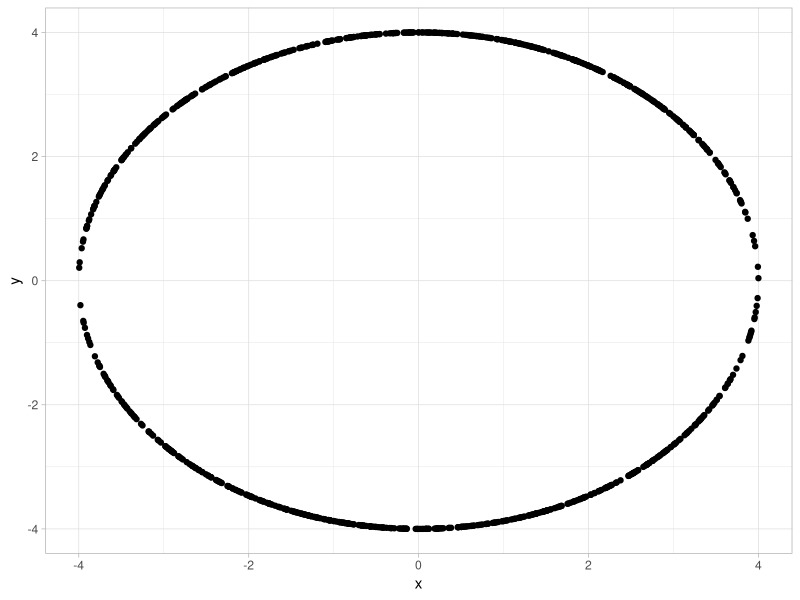
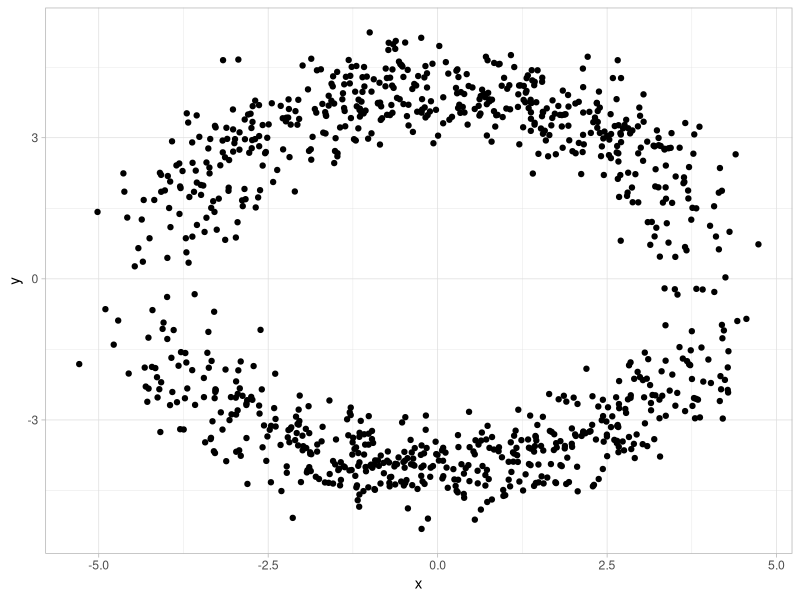
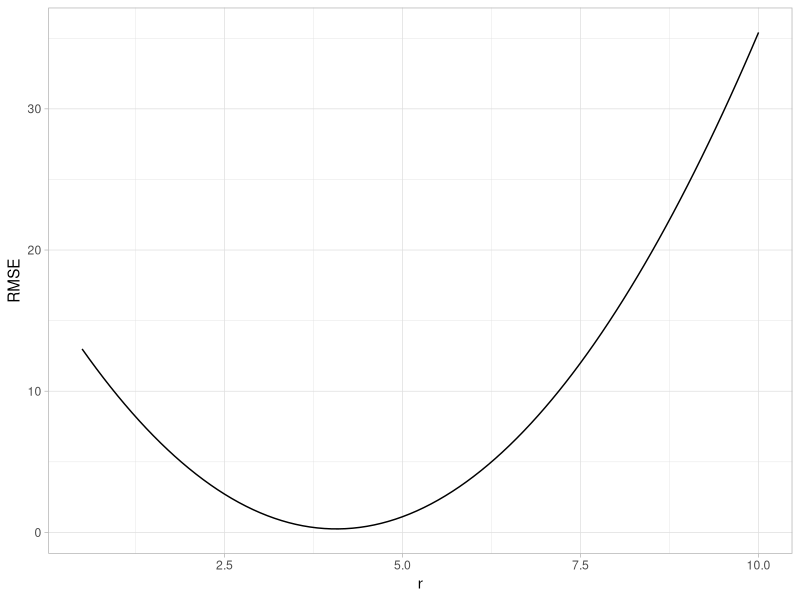
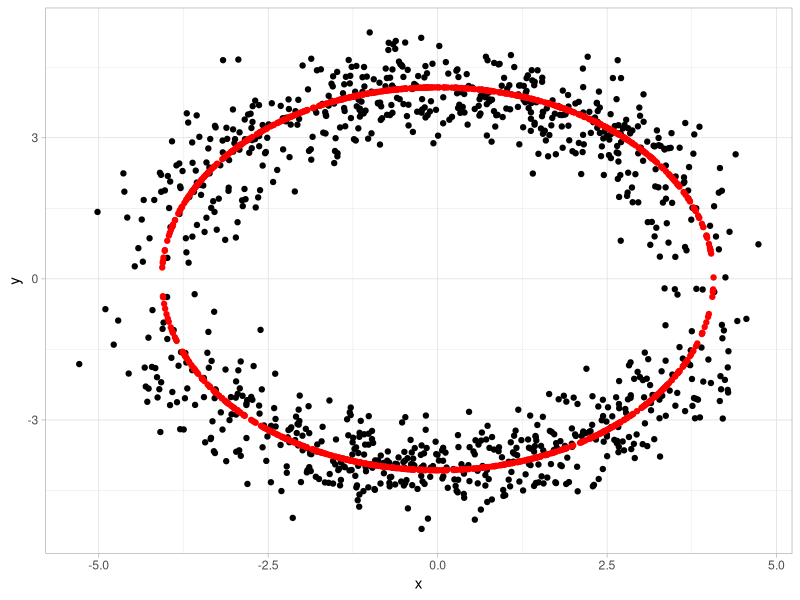

Recreate these plots in R, in order.
## ---- chunk 1
library(tidyverse)
## ---- chunk 2
# Dimension of the space.
d <- 2

# Number of sample points. 
N <- 1000

# Radius. 
R <- 4

# Generate random sample of points (x - axis).
points.0 <- 1:N %>% map(.f = function(x) runif(n = d - 1, min =  - R, max = R))

# Generate the corresponding y - coordinates. 
all.points <- points.0 %>% map(.f = function(x) c(x, sign(runif(n = 1, min = - 1, max = 1))*sqrt(R^2 - norm(x, type = '2')^2))) 

# Store data in a tibble.
all.points.df <- all.points %>% reduce(.f = function(x, y) rbind(x, y)) %>% 
                                as.tibble %>% 
                                rename(x = V1, y = V2)

# Plot the data. 
all.points.df %>% ggplot() + theme_light() + geom_point(mapping = aes(x = x, y = y)) 
## ---- chunk 3
# Set standard deviation.
sd <- 0.5

# Add noise.
all.samples <- all.points %>% map(.f = function(x) x + rnorm(n = d, mean = 0, sd = sd))

# Store data in a tibble.
all.samples.df <- all.samples %>% reduce(.f = function(x, y) rbind(x, y)) %>%
                                  as.tibble %>% 
                                  rename(x = V1, y = V2)

# Plot the data.
all.samples.df %>% ggplot() + theme_light() + geom_point(mapping = aes(x = x, y = y)) 
## ---- chunk 4
# Define function to optimize. 
ComputeRMSE <- function(all.samples, r, N) {
  
  all.samples %>% map_dbl(.f = function(x) (r - norm(x, type = '2'))^2) %>% mean
  
}
## ---- chunk 5
rmse.df <- seq(from = 0.5, to = 10, by = 0.1) %>% 
              map(.f = function(r) c(r, ComputeRMSE(all.samples = all.samples, r = r, N = N ))) %>% 
              reduce(.f = function(x, y) rbind(x, y)) %>% 
              as.tibble %>% 
              rename(r = V1, RMSE = V2)

rmse.df %>% ggplot() + theme_light() + geom_line(mapping = aes(x = r, y = RMSE))
## ---- chunk 6
opt.obj <- optimize(f =function(r) ComputeRMSE(all.samples = all.samples, r = r, N = N), interval = 1:10)

r.hat <- opt.obj$minimum

r.hat
## ---- chunk 7
all.samples %>% map(.f = function(x) r.hat*x /norm(x, type = '2')) %>% 
                reduce(.f = function(x, y) rbind(x, y)) %>% 
                as.tibble %>% 
                rename(x1 = V1, y1 =V2) %>% 
                cbind(all.samples.df) %>% 
                ggplot() + 
                theme_light() + 
                geom_point(mapping = aes(x = x, y = y)) +
                geom_point(mapping = aes(x = x1, y = y1), color = 'red') 
## ---- chunk 8
r.hat <- all.samples %>% map_dbl(.f = function(x) norm(x, type = '2')) %>% mean

r.hat
